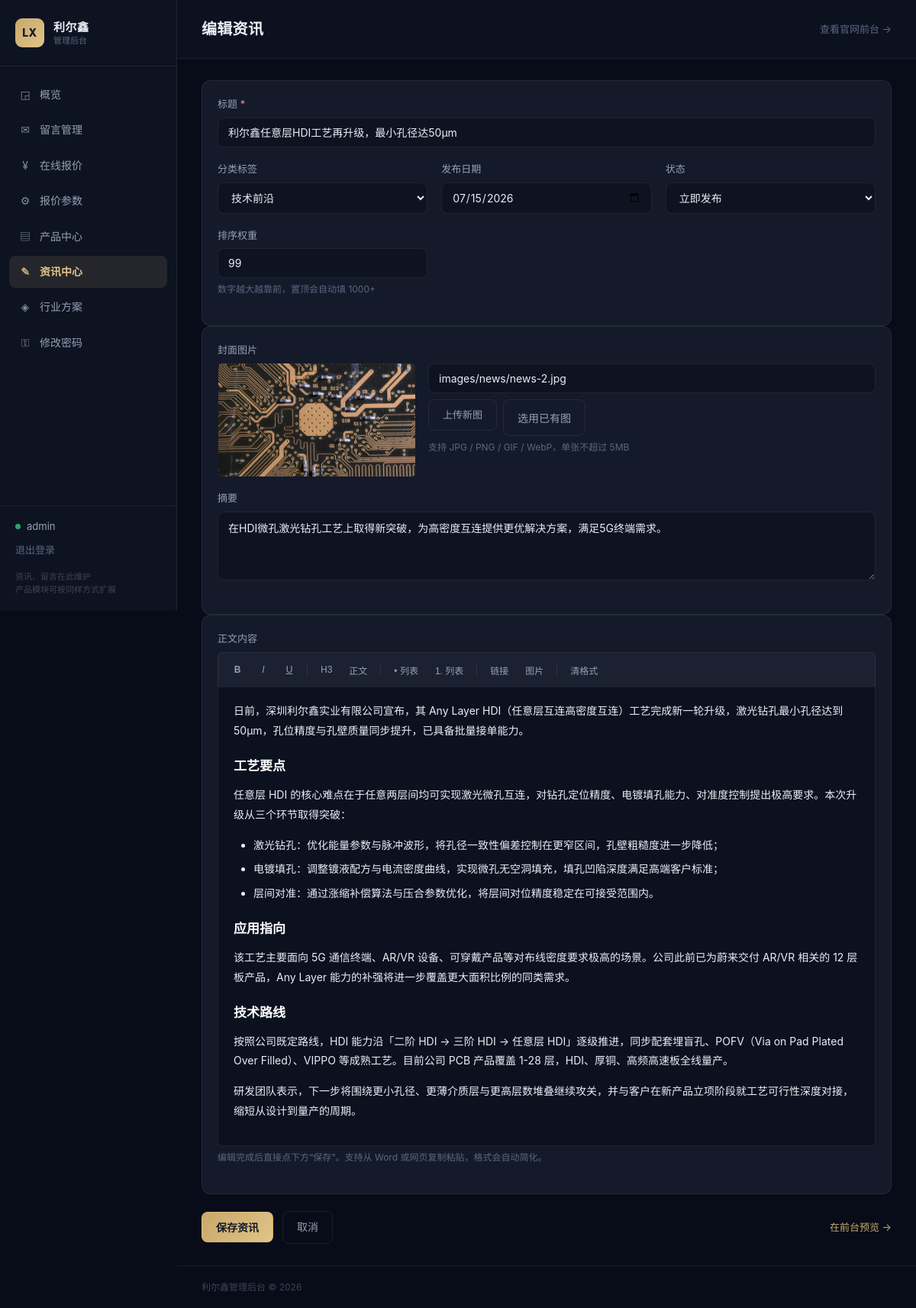
/admin/news.php?edit=2 (signed in), run on the app's committed database.
### tables this page shows
CREATE TABLE IF NOT EXISTS `news` (
  `id` INT UNSIGNED NOT NULL AUTO_INCREMENT,
  `slug` VARCHAR(120) NOT NULL DEFAULT '' COMMENT '自定义标识，用于幂等导入',
  `title` VARCHAR(200) NOT NULL COMMENT '标题',
  `tag` VARCHAR(30) NOT NULL DEFAULT '' COMMENT '分类：企业动态/技术前沿/资质荣誉 等',
  `cover` VARCHAR(255) NOT NULL DEFAULT '' COMMENT '封面图路径，如 images/news/news-1.jpg',
  `excerpt` VARCHAR(500) NOT NULL DEFAULT '' COMMENT '摘要',
  `content` MEDIUMTEXT NULL COMMENT '正文（富文本 HTML，保存时过白名单）',
  `published_date` DATE NOT NULL COMMENT '发布日期',
  `status` TINYINT(1) NOT NULL DEFAULT 1 COMMENT '状态 1已发布 0草稿',
  `sort_weight` INT NOT NULL DEFAULT 0 COMMENT '排序权重，越大越靠前',
  `views` INT UNSIGNED NOT NULL DEFAULT 0 COMMENT '浏览量',
  `created_at` DATETIME NOT NULL DEFAULT CURRENT_TIMESTAMP,
  `updated_at` DATETIME NOT NULL DEFAULT CURRENT_TIMESTAMP ON UPDATE CURRENT_TIMESTAMP,
  PRIMARY KEY (`id`),
  UNIQUE KEY `uk_slug` (`slug`),
  KEY `idx_status_date` (`status`, `published_date`),
  KEY `idx_sort` (`sort_weight`)
);

### inc/bootstrap.php (called while the page is built, shortened)
<?php
function site_base(): string
{
    $script = str_replace('\\', '/', (string) ($_SERVER['SCRIPT_NAME'] ?? '/'));
    $dir = str_replace('\\', '/', dirname($script));
    $base = dirname($dir);
    if ($base === '/' || $base === '.' || $base === '') {
        $base = '';
    }
    return $base;
}
function site_url(string $path): string
{
    return site_base() . '/' . ltrim($path, '/');
}
function front_url(string $hash = '#/'): string
{
    return site_url('index.html' . $hash);
}
function e(string $value): string
{
    return htmlspecialchars($value, ENT_QUOTES | ENT_SUBSTITUTE, 'UTF-8');
}

### admin/news.php (the view, shortened to what this page needs)
<?php
require __DIR__ . '/../inc/bootstrap.php';
require __DIR__ . '/../inc/admin_layout.php';
$pdo = db();
$editId = (int) ($_GET['edit'] ?? 0);
$isNew = isset($_GET['new']);
if ($editId > 0 || $isNew) {
    $item = [
        'id' => 0,
        'title' => '',
        'tag' => '企业动态',
        'cover' => '',
        'excerpt' => '',
        'content' => '',
        'published_date' => date('Y-m-d'),
        'status' => 1,
        'sort_weight' => 0,
    ];
    if ($editId > 0) {
        $st = $pdo->prepare('SELECT * FROM news WHERE id = ?');
        $st->execute([$editId]);
        $found = $st->fetch();
        $item = $found;
    }
    $tagOptions = ['企业动态', '技术前沿', '合作动态', '资质荣誉', '展会动态', '行业洞察'];
    ?>
    <form method="post" id="newsForm" class="news-form">
        <div class="card">
            <div class="field">
                <label for="titleInput">标题 <span class="req">*</span></label>
                <input class="input" id="titleInput" name="title" type="text" maxlength="200"
                       required placeholder="请输入资讯标题"
                       value="<?= e($item['title']) ?>">
            </div>
            <div class="form-grid">
                <div class="field">
                    <label for="tagSelect">分类标签</label>
                    <select class="input" id="tagSelect" name="tag_select">
                        <?php foreach ($tagOptions as $opt): ?>
                            <option value="<?= e($opt) ?>" <?= $item['tag'] === $opt ? 'selected' : '' ?>><?= e($opt) ?></option>
                        <?php endforeach; ?>
                    </select>
                </div>
                <div class="field">
                    <label for="dateInput">发布日期</label>
                    <input class="input" id="dateInput" name="published_date" type="date"
                           value="<?= e($item['published_date']) ?>">
                </div>
                <div class="field">
                    <label for="statusSelect">状态</label>
                    <select class="input" id="statusSelect" name="status">
                        <option value="1" <?= $item['status'] ? 'selected' : '' ?>>立即发布</option>
                    </select>
                </div>
                <div class="field">
                    <label for="weightInput">排序权重</label>
                    <input class="input" id="weightInput" name="sort_weight" type="number"
                           value="<?= (int) $item['sort_weight'] ?>">
                    <div class="hint">数字越大越靠前，置顶会自动填 1000+</div>
                </div>
            </div>
        </div>
        <div class="card">
            <div class="field">
                <label>封面图片</label>
                <div class="cover-row">
                    <div class="cover-preview" id="coverPreview"
                         style="background-image:url('<?= $item['cover'] ? e($item['cover']) : '' ?>')">
                    </div>
                    <div class="cover-ops">
                        <input class="input" id="coverInput" name="cover" type="text"
                               placeholder="封面路径，如 images/news/news-1.jpg"
                               value="<?= e($item['cover']) ?>">
                        <div class="cover-btns">
                            <label class="btn btn-ghost" style="cursor:pointer">
                                上传新图
                            </label>
                            <button type="button" class="btn btn-ghost" id="pickCoverBtn">选用已有图</button>
                        </div>
                        <div class="hint">支持 JPG / PNG / GIF / WebP，单张不超过 5MB</div>
                    </div>
                </div>
            </div>
            <div class="field">
                <label for="excerptInput">摘要</label>
                <textarea class="input" id="excerptInput" name="excerpt" rows="2"
                          maxlength="500" placeholder="列表页显示的简短摘要，留空会自动从正文提取"><?= e($item['excerpt']) ?></textarea>
            </div>
        </div>
        <div class="card">
            <div class="field">
                <label>正文内容</label>
                <div class="editor-toolbar" id="editorToolbar">
                    <button type="button" data-cmd="bold" title="加粗"><b>B</b></button>
                    <button type="button" data-cmd="italic" title="斜体"><i>I</i></button>
                    <button type="button" data-cmd="underline" title="下划线"><u>U</u></button>
                    <button type="button" data-cmd="formatBlock" data-arg="h3" title="小标题">H3</button>
                    <button type="button" data-cmd="formatBlock" data-arg="p" title="正文段落">正文</button>
                    <button type="button" data-cmd="insertUnorderedList" title="无序列表">• 列表</button>
                    <button type="button" data-cmd="insertOrderedList" title="有序列表">1. 列表</button>
                    <button type="button" data-cmd="createLink" title="插入链接">链接</button>
                    <button type="button" id="insertImageBtn" title="插入图片">图片</button>
                    <button type="button" data-cmd="removeFormat" title="清除格式">清格式</button>
                </div>
                <div class="editor" id="contentEditor" contenteditable="true"><?= $item['content'] ?></div>
                <div class="hint">编辑完成后直接点下方“保存”。支持从 Word 或网页复制粘贴，格式会自动简化。</div>
            </div>
        </div>
        <div class="form-actions">
            <button class="btn btn-primary" type="submit">保存资讯</button>
            <a class="btn btn-ghost" href="news.php">取消</a>
            <?php if ($editId > 0): ?>
                <a class="link-btn" style="margin-left:auto"
                   href="<?= e(front_url('#/news/' . (int) $item['id'])) ?>" target="_blank" rel="noopener">在前台预览 →</a>
            <?php endif; ?>
        </div>
    </form>
    <?php
    exit;
}
?>

### admin/assets/admin.css (style rules this page uses)
:root { --a-bg: #080c18; --a-surface: #0e1322; --a-card: #141a2a; --a-hover: #1a2138; --a-border: rgba(255, 255, 255, 0.07); --a-text: #eaeef5; --a-text-2: #97a0b4; --a-muted: #5d6680; --a-gold: #c9a86a; --a-gold-lt: #e0c488; --a-red: #e5484d; --a-green: #30a46c; --a-blue: #3b6fd4; }
* { margin: 0; padding: 0; box-sizing: border-box; }
body { background: var(--a-bg); color: var(--a-text); font-family: -apple-system, BlinkMacSystemFont, "PingFang SC", "Microsoft YaHei", "Segoe UI", sans-serif; font-size: 14px; line-height: 1.6; -webkit-font-smoothing: antialiased; }
a { color: inherit; text-decoration: none; }
.card { background: var(--a-card); border: 1px solid var(--a-border); border-radius: 12px; padding: 20px; }
.link-btn { font-size: 13px; color: var(--a-gold); background: none; border: none; cursor: pointer; padding: 0; font-family: inherit; }
.btn { display: inline-flex; align-items: center; justify-content: center; gap: 6px; padding: 9px 18px; border-radius: 8px; border: 1px solid transparent; font-size: 14px; font-family: inherit; cursor: pointer; transition: opacity .18s, background .18s; }
.btn-primary { background: linear-gradient(135deg, #c9a86a 0%, #e0c488 100%); color: #141a2a; font-weight: 600; }
.btn-ghost { background: transparent; border-color: var(--a-border); color: var(--a-text-2); }
.field { margin-bottom: 18px; }
.field label { display: block; font-size: 13px; color: var(--a-text-2); margin-bottom: 7px; }
.input { width: 100%; padding: 10px 13px; border-radius: 8px; border: 1px solid var(--a-border); background: var(--a-surface); color: var(--a-text); font-size: 14px; font-family: inherit; }
textarea.input { resize: vertical; min-height: 90px; }
.news-form { max-width: 1000px; }
.form-grid { display: grid; grid-template-columns: repeat(auto-fit, minmax(220px, 1fr)); gap: 0 18px; }
.req { color: #f08b8f; }
.hint { font-size: 12px; color: var(--a-muted); margin-top: 6px; line-height: 1.5; }
.cover-row { display: flex; gap: 16px; align-items: flex-start; flex-wrap: wrap; }
.cover-preview { width: 260px; height: 148px; flex: none; border-radius: 6px; border: 1px dashed var(--a-border); background: #0c1120 center/cover no-repeat; display: flex; align-items: center; justify-content: center; }
.cover-ops { flex: 1; min-width: 260px; }
.cover-btns { display: flex; gap: 8px; margin-top: 8px; }
.editor-toolbar { display: flex; align-items: center; gap: 4px; flex-wrap: wrap; padding: 8px 10px; margin-bottom: -1px; border: 1px solid var(--a-border); border-radius: 6px 6px 0 0; background: rgba(255,255,255,.03); }
.editor-toolbar button { min-width: 30px; height: 28px; padding: 0 8px; background: transparent; border: 1px solid transparent; border-radius: 4px; color: var(--a-text-2); font-size: 12px; cursor: pointer; }
.editor { min-height: 420px; padding: 18px 20px; border: 1px solid var(--a-border); border-radius: 0 0 6px 6px; background: #0c1120; color: var(--a-text); font-size: 14px; line-height: 1.85; outline: none; overflow-y: auto; }
.editor p { margin: 0 0 14px; }
.editor h2, .editor h3, .editor h4 { margin: 22px 0 12px; line-height: 1.4; color: #fff; }
.editor h3 { font-size: 17px; }
.editor ul, .editor ol { margin: 0 0 14px 22px; padding-left: 4px; }
.editor li { margin-bottom: 6px; }
.form-actions { display: flex; align-items: center; gap: 12px; margin-top: 22px; flex-wrap: wrap; }

### data on the page
news: title "利尔鑫任意层HDI工艺再升级，最小孔径达50μm", published_date "07/15/2026", status "立即发布", sort_weight "99", cover (picture), cover "images/news/news-2.jpg", excerpt "在HDI微孔激光钻孔工艺上取得新突破，为高密度互连提供更优解决方案，满足5G终端需求。", content "日前，深圳利尔鑫实业有限公司宣布，其 Any Layer HDI（任意层互连高密度互连）工艺完成新一轮升级，激光钻孔最小孔径达到 50μm，孔位精度与孔壁质量同步提升，已具备批量接单能力。 工艺要点 任意层 HDI 的核心难点在于任意两层间均可实现激光微孔互连，对钻孔定位精度、电镀填孔能力、对准度控制提出极高要求。本次升级从三个环节取得突破： 激光钻孔：优化能量参数与脉冲波形，将孔径一致性偏差控制在更窄区间，孔壁粗糙度进一步降低； 电镀填孔：调整镀液配方与电流密度曲线，实现微孔无空洞填充，填孔凹陷深度满足高端客户标准； 层间对准：通过涨缩补偿算法与压合参数优化，将层间对位精度稳定在可接受范围内。 应用指向 该工艺主要面向 5G 通信终端、AR/VR 设备、可穿戴产品等对布线密度要求极高的场景。公司此前已为蔚来交付 AR/VR 相关的 12 层板产品，Any Layer 能力的补强将进一步覆盖更大面积比例的同类需求。 技术路线 按照公司既定路线，HDI 能力沿「二阶 HDI → 三阶 HDI → 任意层 HDI」逐级推进，同步配套埋盲孔、POFV（Via on Pad Plated Over Filled）、VIPPO 等成熟工艺。目前公司 PCB 产品覆盖 1-28 层，HDI、厚铜、高频高速板全线量产。 研发团队表示，下一步将围绕更小孔径、更薄介质层与更高层数堆叠继续攻关，并与客户在新产品立项阶段就工艺可行性深度对接，缩短从设计到量产的周期。"

### other printed values
$item['icon'] "◲"
$item['label'] "概览"
$item['icon'] "✉"
$item['label'] "留言管理"
$item['icon'] "¥"
$item['label'] "在线报价"
$item['icon'] "⚙"
$item['label'] "报价参数"
$item['icon'] "▤"
$item['label'] "产品中心"
$item['icon'] "✎"
$item['label'] "资讯中心"
$item['icon'] "◈"
$item['label'] "行业方案"
$item['icon'] "⚿"
